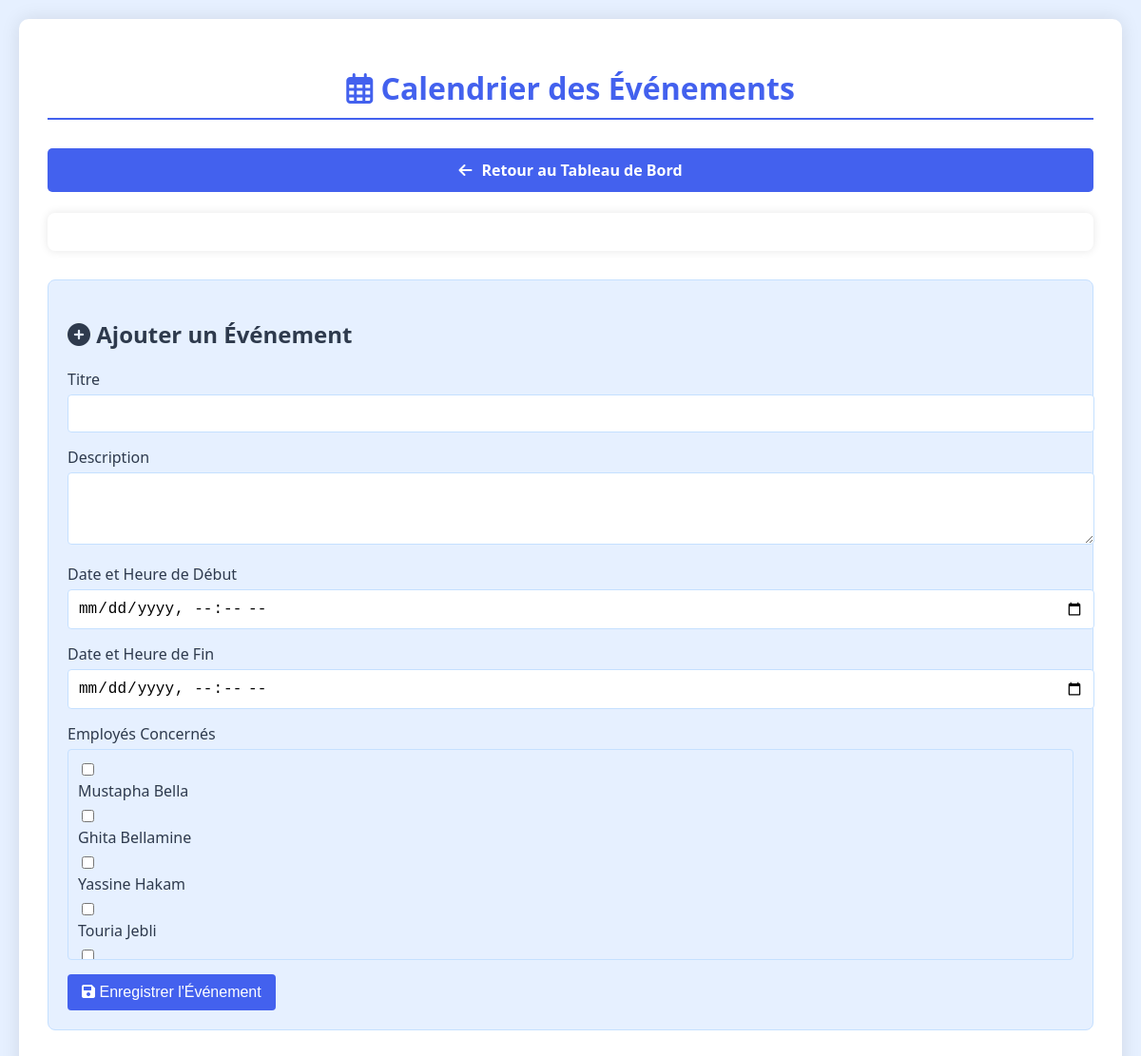
Screenshot of /stage/calender.php (signed in) with the database file from the repository.
### tables this page shows
CREATE TABLE `utilisateurs` (
  `PPR` int(11) NOT NULL,
  `Cin` varchar(25) NOT NULL,
  `prenom` varchar(25) NOT NULL,
  `nom` varchar(25) NOT NULL,
  `d_naiss` date NOT NULL,
  `d_recrutement` date NOT NULL,
  `sit_familliale` varchar(25) NOT NULL,
  `genre` varchar(25) NOT NULL,
  `role` varchar(25) NOT NULL DEFAULT 'user',
  `email` varchar(50) DEFAULT NULL,
  `password` varchar(255) NOT NULL,
  `fonction` varchar(25) NOT NULL,
  `grade` varchar(25) NOT NULL,
  `img` longblob NOT NULL,
  `mime_type` int(50) DEFAULT NULL,
  `img_profile` longblob NOT NULL,
  `mime_type2` varchar(50) NOT NULL
);

### stage/calender.php (the view, shortened to what this page needs)
<?php
$db = Database::getInstance()->getConnection();
$isAdmin = isset($_SESSION['user']['role']) && $_SESSION['user']['role'] === 'admin';
$employees = [];
if ($isAdmin) {
    $employees = $db->query("SELECT PPR, nom, prenom FROM utilisateurs ORDER BY nom")->fetchAll(PDO::FETCH_ASSOC);
}
?>
<!DOCTYPE html>
<html lang="fr">
<head>
    <link rel="stylesheet" href="https://cdnjs.cloudflare.com/ajax/libs/font-awesome/6.0.0/css/all.min.css">
    <link rel="stylesheet" href="https://cdn.jsdelivr.net/npm/fullcalendar@5.11.3/main.min.css">
</head>
<body>
    <div class="dashboard-container">
        <h1><i class="far fa-calendar-alt"></i> Calendrier des Événements</h1>
        <h4 ><a href="dash.php" class=" return-button">
                    <i class="fas fa-arrow-left"></i> Retour au Tableau de Bord
                </a></h4>
        <div class="calendar-container">
            <div id="calendar"></div>
        </div>
        <?php if ($isAdmin): ?>
        <div class="event-form">
            <h2><i class="fas fa-plus-circle"></i> Ajouter un Événement</h2>
            <form method="POST">
                <div class="form-group">
                    <label for="title">Titre</label>
                    <input type="text" id="title" name="title" class="form-control" required>
                </div>
                <div class="form-group">
                    <label for="description">Description</label>
                    <textarea id="description" name="description" class="form-control" rows="3"></textarea>
                </div>
                <div class="form-group">
                    <label for="start_date">Date et Heure de Début</label>
                    <input type="datetime-local" id="start_date" name="start_date" class="form-control" required>
                </div>
                <div class="form-group">
                    <label for="end_date">Date et Heure de Fin</label>
                    <input type="datetime-local" id="end_date" name="end_date" class="form-control" required>
                </div>
                <div class="form-group">
                    <label>Employés Concernés</label>
                    <div class="employee-list">
                        <?php foreach ($employees as $employee): ?>
                        <div>
                            <input type="checkbox" class="employee-checkbox" name="employees[]"
                                   value="<?= htmlspecialchars($employee['PPR']) ?>" id="emp_<?= $employee['PPR'] ?>">
                            <label for="emp_<?= $employee['PPR'] ?>">
                                <?= htmlspecialchars($employee['prenom']). ' ' . htmlspecialchars($employee['nom']) ?>
                            </label>
                        </div>
                        <?php endforeach; ?>
                    </div>
                </div>
                <button type="submit" name="add_event" class="btn btn-primary">
                    <i class="fas fa-save"></i> Enregistrer l'Événement
                </button>
            </form>
        </div>
        <?php endif; ?>
    </div>
</body>
</html>

### stage/calender.php (style rules this page uses)
:root { --primary-blue: #4361ee; --secondary-blue: #3f37c9; --light-bg: #f0f8ff; --table-bg: #ffffff; --text-dark: #2e3a4d; --border-color: #c5e0ff; }
body { font-family: 'Segoe UI', Tahoma, Geneva, Verdana, sans-serif; background-color: #e6f0ff; margin: 0; padding: 20px; color: var(--text-dark); }
.dashboard-container { max-width: 1200px; margin: 0 auto; background-color: var(--table-bg); padding: 30px; border-radius: 10px; box-shadow: 0 0 20px rgba(0, 0, 0, 0.1); }
h1 { color: var(--primary-blue); text-align: center; margin-bottom: 30px; border-bottom: 2px solid var(--primary-blue); padding-bottom: 10px; }
.calendar-container { margin-bottom: 30px; }
#calendar { background-color: white; border-radius: 8px; padding: 20px; box-shadow: 0 0 10px rgba(0,0,0,0.1); }
.event-form { background-color: #e6f0ff; padding: 20px; border-radius: 8px; margin-bottom: 20px; border: 1px solid var(--border-color); }
.form-group { margin-bottom: 15px; }
.form-group label { display: block; margin-bottom: 5px; font-weight: 500; }
.form-control { width: 100%; padding: 10px; border: 1px solid var(--border-color); border-radius: 4px; font-size: 16px; }
.btn { padding: 10px 15px; border: none; border-radius: 4px; cursor: pointer; font-size: 16px; transition: background-color 0.3s; }
.btn-primary { background-color: var(--primary-blue); color: white; }
.employee-list { max-height: 200px; overflow-y: auto; border: 1px solid var(--border-color); padding: 10px; border-radius: 4px; }
.employee-checkbox { margin-right: 10px; }
.return-button { background-color: #4361ee; color: white; border: none; padding: 12px 20px; border-radius: 5px; cursor: pointer; font-size: 16px; transition: all 0.3s ease; min-width: 150px; text-align: center; display: flex; align-items: center; justify-content: center; gap: 10px; margin-right:-1,5em; text-decoration: none; }

### rows the page displays
utilisateurs: prenom "Mustapha", nom "Bella"
utilisateurs: prenom "Ghita", nom "Bellamine"
utilisateurs: prenom "Yassine", nom "Hakam"
utilisateurs: prenom "Touria", nom "Jebli"
